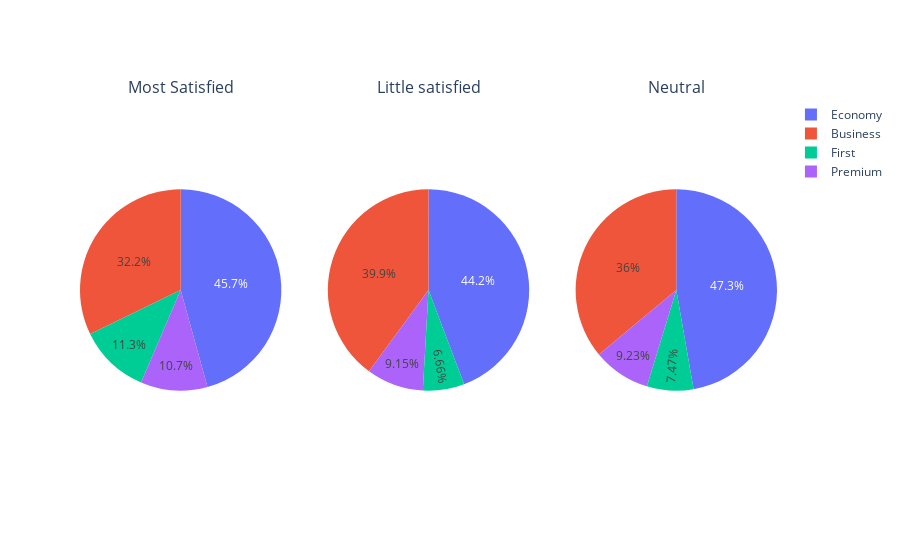
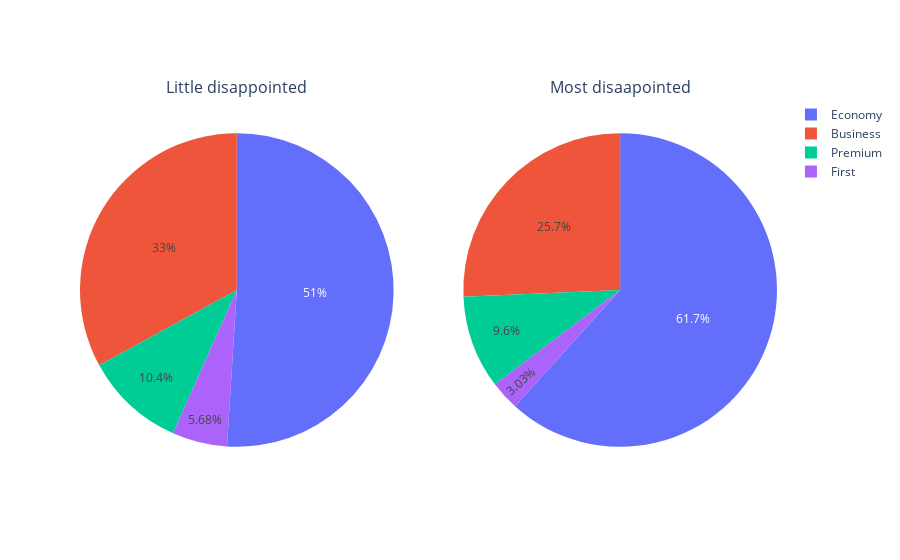

The notebook cell saved with these charts, in order:
### Code cell
five_value_df = review_df[review_df['sentiment_score']==5]
grouped_df_five = five_value_df.groupby('seat_type').count()
four_value_df = review_df[review_df['sentiment_score']==4]
grouped_df_four = four_value_df.groupby('seat_type').count()
three_value_df = review_df[review_df['sentiment_score']==3]
grouped_df_three = three_value_df.groupby('seat_type').count()
two_value_df = review_df[review_df['sentiment_score']==2]
grouped_df_two = two_value_df.groupby('seat_type').count()
one_value_df = review_df[review_df['sentiment_score']==1]
grouped_df_one = one_value_df.groupby('seat_type').count()

fig = make_subplots(rows=1, cols=3, specs=[[{'type':'domain'}, {'type':'domain'}, {'type':'domain'}]], 
                    subplot_titles=['Most Satisfied', 'Little satisfied','Neutral'])
fig.add_trace(go.Pie(labels=grouped_df_five.index.to_list(), values=grouped_df_five['sentiment_score'].to_list(), name="Most positive"), 1, 1)
fig.add_trace(go.Pie(labels=grouped_df_four.index.to_list(), values=grouped_df_four['sentiment_score'].to_list(), name="Medium positive"), 1, 2)
fig.add_trace(go.Pie(labels=grouped_df_three.index.to_list(), values=grouped_df_three['sentiment_score'].to_list(), name="Neutral"), 1, 3)

fig.show()

fig = make_subplots(rows=1, cols=2, specs=[[{'type':'domain'}, {'type':'domain'}]], subplot_titles=['Little disappointed', 'Most disaapointed'])

fig.add_trace(go.Pie(labels=grouped_df_two.index.to_list(), values=grouped_df_two['sentiment_score'].to_list(), name="Medium negative"), 1, 1)
fig.add_trace(go.Pie(labels=grouped_df_one.index.to_list(), values=grouped_df_one['sentiment_score'].to_list(), name="Most negative"), 1, 2)
fig.show()

### Figure 1 — Plotly figure (JSON) as saved in the notebook; plotly's stock layout.template omitted (floating-point values rounded to 4 significant figures)
{"data": [{"domain": {"x": [0, 0.2889], "y": [0, 1]}, "labels": ["Business", "Economy", "First", "Premium"], "name": "Most positive", "type": "pie", "values": [105, 149, 37, 35]}, {"domain": {"x": [0.3556, 0.6444], "y": [0, 1]}, "labels": ["Business", "Economy", "First", "Premium"], "name": "Medium positive", "type": "pie", "values": [288, 319, 48, 66]}, {"domain": {"x": [0.7111, 1], "y": [0, 1]}, "labels": ["Business", "Economy", "First", "Premium"], "name": "Neutral", "type": "pie", "values": [164, 215, 34, 42]}], "layout": {"annotations": [{"font": {"size": 16}, "showarrow": false, "text": "Most Satisfied", "x": 0.1444, "xanchor": "center", "xref": "paper", "y": 1, "yanchor": "bottom", "yref": "paper"}, {"font": {"size": 16}, "showarrow": false, "text": "Little satisfied", "x": 0.5, "xanchor": "center", "xref": "paper", "y": 1, "yanchor": "bottom", "yref": "paper"}, {"font": {"size": 16}, "showarrow": false, "text": "Neutral", "x": 0.8556, "xanchor": "center", "xref": "paper", "y": 1, "yanchor": "bottom", "yref": "paper"}]}}

### Figure 2 — Plotly figure (JSON) as saved in the notebook; plotly's stock layout.template omitted (floating-point values rounded to 4 significant figures)
{"data": [{"domain": {"x": [0, 0.45], "y": [0, 1]}, "labels": ["Business", "Economy", "First", "Premium"], "name": "Medium negative", "type": "pie", "values": [331, 512, 57, 104]}, {"domain": {"x": [0.55, 1], "y": [0, 1]}, "labels": ["Business", "Economy", "First", "Premium"], "name": "Most negative", "type": "pie", "values": [305, 733, 36, 114]}], "layout": {"annotations": [{"font": {"size": 16}, "showarrow": false, "text": "Little disappointed", "x": 0.225, "xanchor": "center", "xref": "paper", "y": 1, "yanchor": "bottom", "yref": "paper"}, {"font": {"size": 16}, "showarrow": false, "text": "Most disaapointed", "x": 0.775, "xanchor": "center", "xref": "paper", "y": 1, "yanchor": "bottom", "yref": "paper"}]}}
